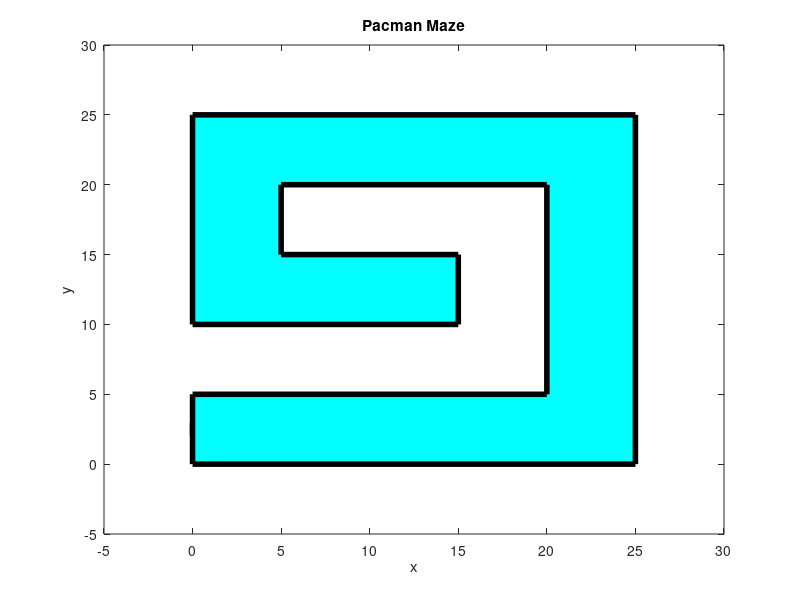
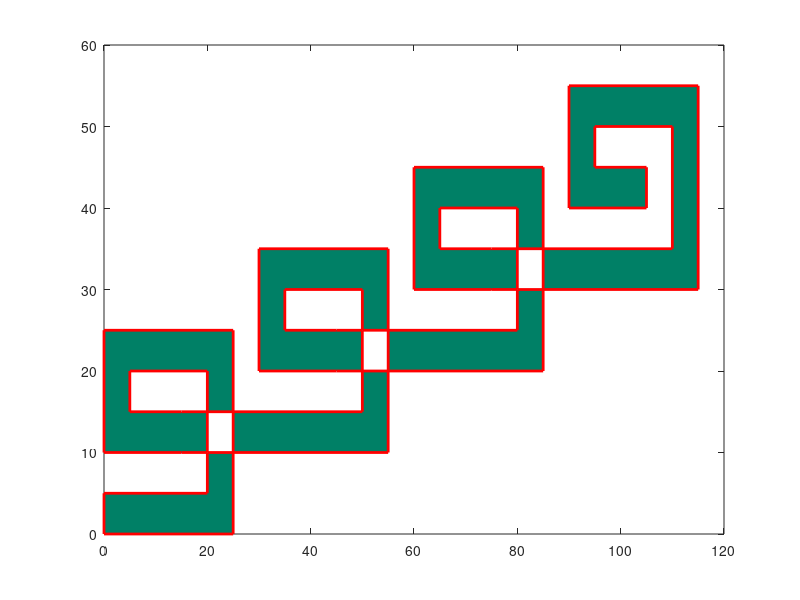

Write MATLAB code to recreate these figures, in order. (Note: this script raises an error after producing the figures.)
%% Lab 7 by Cole Bardin Section 62
%% Pacman Game!
%% Questions 1-2
clc, clear, close all

xcoords = [0, 1, 2, 3, 2, 3, 2, 1, 0];
ycoords = [2, 1, 1, 2, 2.5, 3, 4, 4, 3];
zcoords = [1, 1, 1, 1, 1, 1, 1, 1, 1];

pacman = [xcoords; ycoords; zcoords];

fill(pacman(1,:), pacman(2,:), 'y', 'LineWidth', 4)
axis([-1,5, -1, 5])
title("Cole's Pacman Image")
ylabel('y')
xlabel('x')

% Question 3
hold on
plot(2,3.25, 'k.', 'MarkerSize', 20)

%% Questions 4-5
clc, clear, close all
translate = @(dx,dy) [1,0,dx;0,1,dy;0,0,1];
rotate = @(d) [cosd(d), -sind(d), 0; sind(d), cosd(d), 0; 0,0,1];
scale = @(k) [k, 0, 0; 0, k, 0; 0, 0, 1];

Q4 = [5;8;1];
translate(3,5)*Q4

V1 = rotate(30) * rotate(60) * [7;24;1]
V2 = rotate(90) * [7;24;1]

% Question 6
x_maze = [0, 25, 25, 0, 0, 15, 15, 5, 5, 20, 20, 0];
y_maze = [0, 0, 25, 25, 10, 10, 15, 15, 20, 20, 5, 5];

fill(x_maze, y_maze, 'cyan', 'LineWidth',4)
title("Pacman Maze")
xlabel("x")
ylabel("y")
axis([-5, 30, -5, 30])

%% Question 7
clc, clear, close all
xcoords = [0, 1, 2, 3, 2, 3, 2, 1, 0];
ycoords = [2, 1, 1, 2, 2.5, 3, 4, 4, 3];
zcoords = [1, 1, 1, 1, 1, 1, 1, 1, 1];

pacman = [xcoords; ycoords; zcoords];
x_maze = [0, 25, 25, 0, 0, 15, 15, 5, 5, 20, 20, 0];
y_maze = [0, 0, 25, 25, 10, 10, 15, 15, 20, 20, 5, 5];
% a)
% Insert second Loop for the PACMAN maze
x_maze = [ x_maze(1:6) x_maze+30 x_maze(7:12)];
y_maze = [ y_maze(1:6) y_maze+10 y_maze(7:12)];

% b)
% Insert 3rd and 4th Loops for PACMAN maze
x_maze = [ x_maze(1:12) x_maze+60 x_maze(13:24)];
y_maze = [ y_maze(1:12) y_maze+20 y_maze(13:24)];

f1 = figure(); % Handle for a new figure
mymap = [cool; hot; summer; jet]; % Combine more than one colormap for exotic effects
colormap(mymap)
% Enlarge figure to almost full screen.
set(gcf, 'Units', 'Normalized', 'OuterPosition', [0.1, 0.1 0.9, 0.9])
% Plot your maze using fill and the fancy custom colormap named mymap
Cfill = rand(size(x_maze)); % random color fill using the colormap
fill(x_maze, y_maze, Cfill, 'LineWidth', 2, 'EdgeColor', 'red')
hold on % we will add more items soon.
% Fine tune the axes
ax = gca; ax.Color = [0, 0, 0.4]; % dark blue background
axis equal tight
axis([-5, 120, -5, 60])
set(gca, 'Color', 'black')

% Store and plot all eight turning points
TP = [22.5 22.5 2.5 2.5; 2.5 22.5 22.5 12.5]; % turning points in the first loop
TP = [TP, TP + [30;10], TP + 2*[30;10], TP + 3*[30;10]]; % concatenate with TPs in the second loop

plot(TP(1,:), TP(2,:), 'h', 'MarkerSize',16, 'MarkerEdgeColor','b', 'MarkerfaceColor','y');
pacman_handle = fill(pacman(1,:),pacman(2,:),'y', 'LineWidth', 2);

black_jewel_handle = plot(105, 42.5, 'd', 'MarkerFaceColor','k', 'MarkerSize',20);

% add 24 bonus jewels
jewel_locations = [ 12.5 22.5 22.5 12.5 2.5 12.5; 2.5 7.5 17.5 22.5 17.5 12.5]; % the six jewels in loop 1
jewel_locations = [ jewel_locations jewel_locations + [30;10]]; % 6 more jewels in loop 2

% Add 12 more jewels in loops 3 and 4
% Just repeat the last line but using 2*[30;10]] instead.
% Bonus depends on color of each jewel
jewel_colors = ["red", "blue", "green", "magenta", "yellow", "cyan"];
jewel_colors = [jewel_colors jewel_colors jewel_colors jewel_colors]; % repeats four times

jewels = [] % vector of handles for each jewel plot
% Plot all the bonus jewels using a for loop
for n = 1:numel(jewel_colors)
 x = jewel_locations(1,n); y = jewel_locations(2,n);
 h = plot(x, y, 'd', 'MarkerSize', 14, 'MarkerFaceColor', jewel_colors(n));
 jewels = [jewels, h];
end
% Add a display message near the bottom
text(40, 0, 'Jewels:', 'FontSize', 20, 'Color', 'red' )